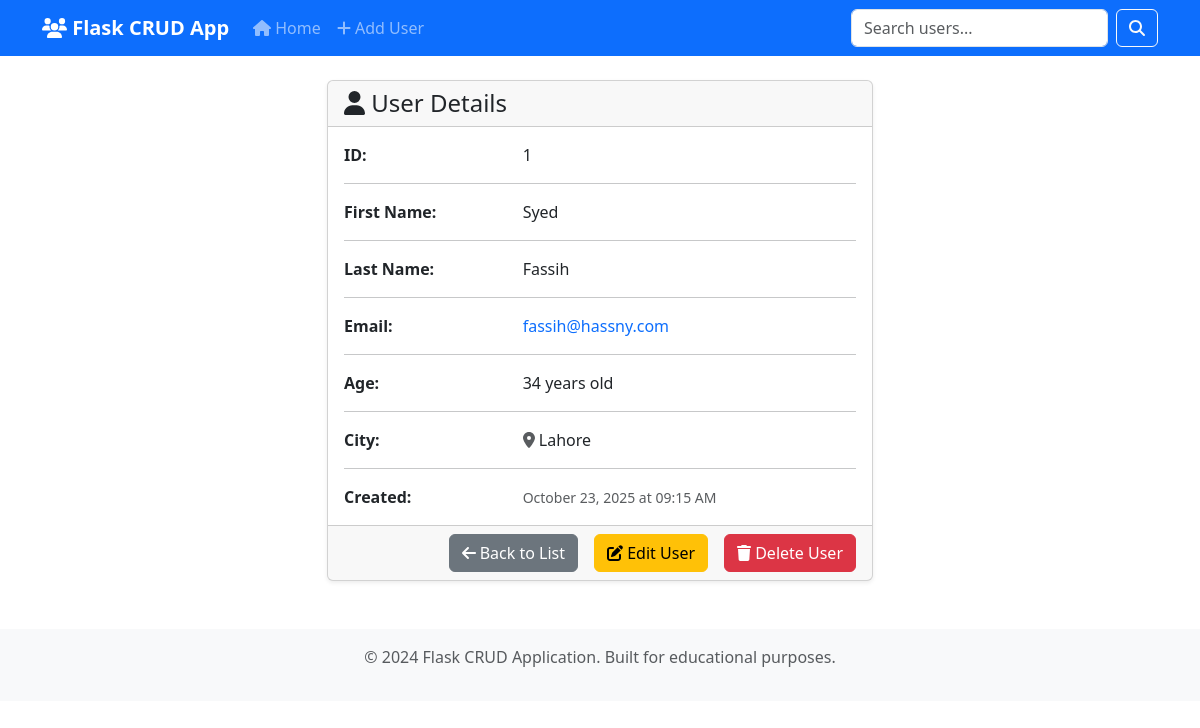
Page /view/1 on the earlier database version.
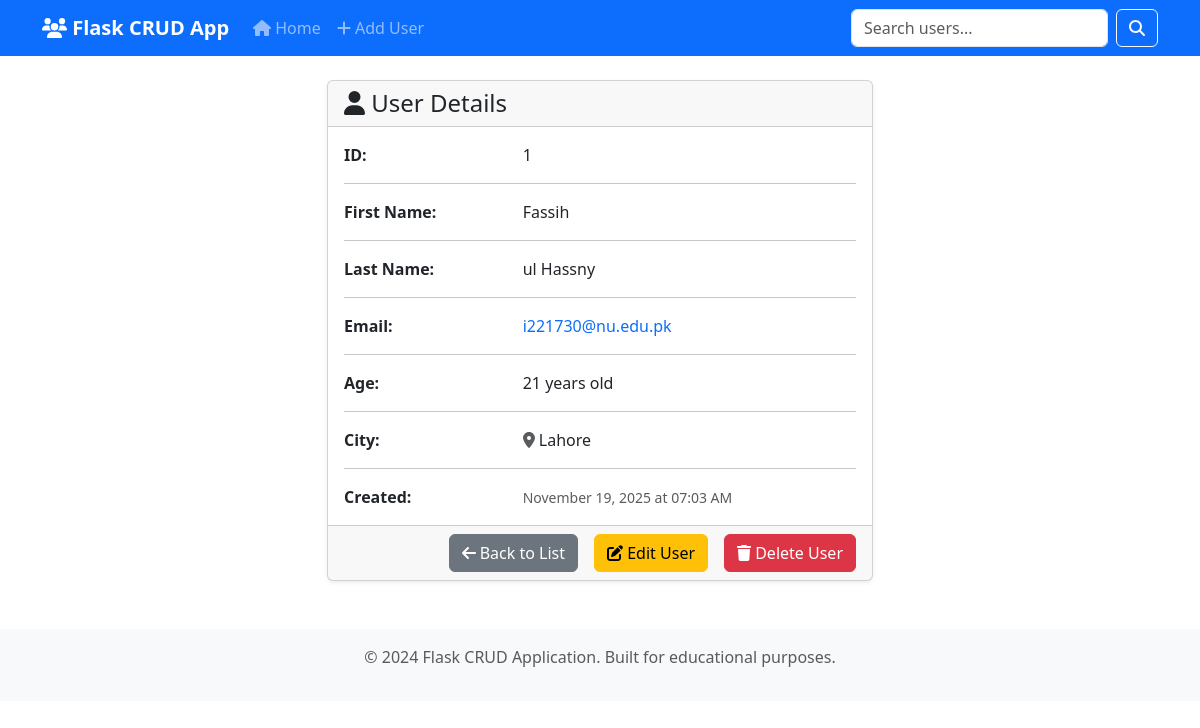
Same page on the later database version.
### app.py (models this page shows, shortened)
class User(db.Model):
    id = db.Column(db.Integer, primary_key=True)
    first_name = db.Column(db.String(50), nullable=False)
    last_name = db.Column(db.String(50), nullable=False)
    email = db.Column(db.String(120), unique=True, nullable=False)
    age = db.Column(db.Integer, nullable=False)
    city = db.Column(db.String(50), nullable=False)
    created_at = db.Column(db.DateTime, default=datetime.utcnow)

### app.py (the view)
@app.route('/view/<int:user_id>')
def view_user(user_id):
    user = User.query.get_or_404(user_id)
    return render_template('view.html', user=user)

### templates/view.html (shortened to what this page needs)
{% extends "base.html" %}
{% block content %}
<div class="row justify-content-center">
    <div class="col-md-8 col-lg-6">
        {% if user %}
            <div class="card">
                <div class="card-header">
                    <h4 class="card-title mb-0">
                        <i class="fas fa-user"></i> User Details
                    </h4>
                </div>
                <div class="card-body">
                    <div class="row">
                        <div class="col-sm-4">
                            <strong>ID:</strong>
                        </div>
                        <div class="col-sm-8">
                            {{ user.id }}
                        </div>
                    </div>
                    <hr>
                    <div class="row">
                        <div class="col-sm-4">
                            <strong>First Name:</strong>
                        </div>
                        <div class="col-sm-8">
                            {{ user.first_name }}
                        </div>
                    </div>
                    <hr>
                    <div class="row">
                        <div class="col-sm-4">
                            <strong>Last Name:</strong>
                        </div>
                        <div class="col-sm-8">
                            {{ user.last_name }}
                        </div>
                    </div>
                    <hr>
                    <div class="row">
                        <div class="col-sm-4">
                            <strong>Email:</strong>
                        </div>
                        <div class="col-sm-8">
                            <a href="mailto:{{ user.email }}" class="text-decoration-none">
                                {{ user.email }}
                            </a>
                        </div>
                    </div>
                    <hr>
                    <div class="row">
                        <div class="col-sm-4">
                            <strong>Age:</strong>
                        </div>
                        <div class="col-sm-8">
                            {{ user.age }} years old
                        </div>
                    </div>
                    <hr>
                    <div class="row">
                        <div class="col-sm-4">
                            <strong>City:</strong>
                        </div>
                        <div class="col-sm-8">
                            <i class="fas fa-map-marker-alt text-muted"></i> {{ user.city }}
                        </div>
                    </div>
                    <hr>
                    <div class="row">
                        <div class="col-sm-4">
                            <strong>Created:</strong>
                        </div>
                        <div class="col-sm-8">
                            <small class="text-muted">
                                {{ user.created_at.strftime('%B %d, %Y at %I:%M %p') if user.created_at else 'N/A' }}
                            </small>
                        </div>
                    </div>
                </div>
                <div class="card-footer">
                    <div class="d-grid gap-2 d-md-flex justify-content-md-end">
                        <a href="{{ url_for('index') }}" class="btn btn-secondary me-md-2">
                            <i class="fas fa-arrow-left"></i> Back to List
                        </a>
                        <a href="{{ url_for('update_user', user_id=user.id) }}" class="btn btn-warning me-md-2">
                            <i class="fas fa-edit"></i> Edit User
                        </a>
                        <a href="{{ url_for('delete_user', user_id=user.id) }}"
                           class="btn btn-danger"
                           onclick="return confirm('Are you sure you want to delete this user?')">
                            <i class="fas fa-trash"></i> Delete User
                        </a>
                    </div>
                </div>
            </div>
        {% endif %}
    </div>
</div>
{% endblock %}

Differences in the rows shown:
changed User "Fassih": first_name "Syed" → "Fassih"; last_name "Fassih" → "ul Hassny"; email "fassih@hassny.com" → "i221730@nu.edu.pk"; age "34" → "21"; created_at "October 23, 2025 at 09:15 AM" → "November 19, 2025 at 07:03 AM"
